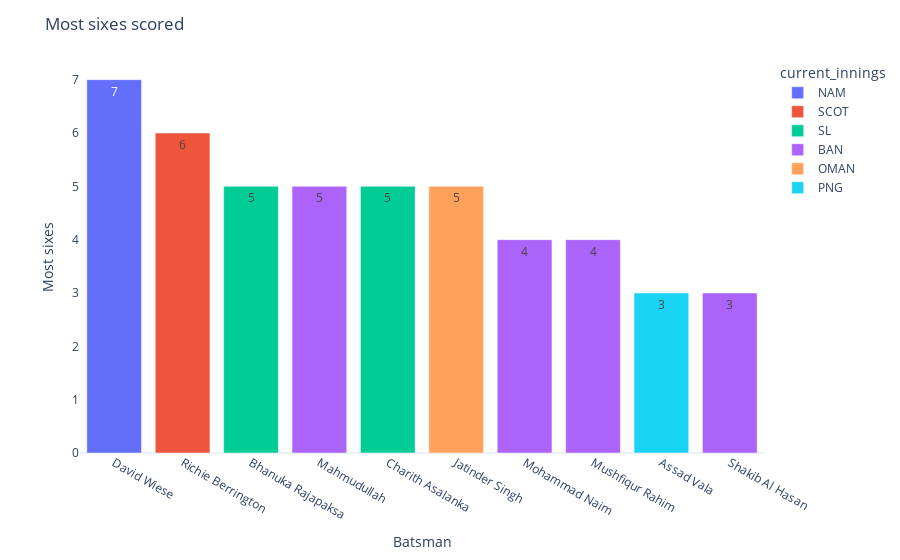

Notebook cell for this chart:
### Code cell
plot_batting_chart('Most sixes scored', 'sixes', 'Most sixes')

### Figure 1 — Plotly figure (JSON) as saved in the notebook; plotly's stock layout.template omitted (floating-point values rounded to 4 significant figures)
{"data": [{"alignmentgroup": "True", "hovertemplate": "current_innings=NAM<br>fullName=%{x}<br>Most sixes=%{text}<extra></extra>", "legendgroup": "NAM", "marker": {"color": "#636efa", "pattern": {"shape": ""}}, "name": "NAM", "offsetgroup": "NAM", "orientation": "v", "showlegend": true, "text": [7], "textposition": "auto", "type": "bar", "x": ["David Wiese"], "xaxis": "x", "y": [7], "yaxis": "y"}, {"alignmentgroup": "True", "hovertemplate": "current_innings=SCOT<br>fullName=%{x}<br>Most sixes=%{text}<extra></extra>", "legendgroup": "SCOT", "marker": {"color": "#EF553B", "pattern": {"shape": ""}}, "name": "SCOT", "offsetgroup": "SCOT", "orientation": "v", "showlegend": true, "text": [6], "textposition": "auto", "type": "bar", "x": ["Richie Berrington"], "xaxis": "x", "y": [6], "yaxis": "y"}, {"alignmentgroup": "True", "hovertemplate": "current_innings=SL<br>fullName=%{x}<br>Most sixes=%{text}<extra></extra>", "legendgroup": "SL", "marker": {"color": "#00cc96", "pattern": {"shape": ""}}, "name": "SL", "offsetgroup": "SL", "orientation": "v", "showlegend": true, "text": [5, 5], "textposition": "auto", "type": "bar", "x": ["Bhanuka Rajapaksa", "Charith Asalanka"], "xaxis": "x", "y": [5, 5], "yaxis": "y"}, {"alignmentgroup": "True", "hovertemplate": "current_innings=BAN<br>fullName=%{x}<br>Most sixes=%{text}<extra></extra>", "legendgroup": "BAN", "marker": {"color": "#ab63fa", "pattern": {"shape": ""}}, "name": "BAN", "offsetgroup": "BAN", "orientation": "v", "showlegend": true, "text": [5, 4, 4, 3], "textposition": "auto", "type": "bar", "x": ["Mahmudullah", "Mohammad Naim", "Mushfiqur Rahim", "Shakib Al Hasan"], "xaxis": "x", "y": [5, 4, 4, 3], "yaxis": "y"}, {"alignmentgroup": "True", "hovertemplate": "current_innings=OMAN<br>fullName=%{x}<br>Most sixes=%{text}<extra></extra>", "legendgroup": "OMAN", "marker": {"color": "#FFA15A", "pattern": {"shape": ""}}, "name": "OMAN", "offsetgroup": "OMAN", "orientation": "v", "showlegend": true, "text": [5], "textposition": "auto", "type": "bar", "x": ["Jatinder Singh"], "xaxis": "x", "y": [5], "yaxis": "y"}, {"alignmentgroup": "True", "hovertemplate": "current_innings=PNG<br>fullName=%{x}<br>Most sixes=%{text}<extra></extra>", "legendgroup": "PNG", "marker": {"color": "#19d3f3", "pattern": {"shape": ""}}, "name": "PNG", "offsetgroup": "PNG", "orientation": "v", "showlegend": true, "text": [3], "textposition": "auto", "type": "bar", "x": ["Assad Vala"], "xaxis": "x", "y": [3], "yaxis": "y"}], "layout": {"barmode": "relative", "legend": {"title": {"text": "current_innings"}, "tracegroupgap": 0}, "margin": {"t": 60}, "title": {"text": "Most sixes scored"}, "xaxis": {"anchor": "y", "categoryarray": ["David Wiese", "Richie Berrington", "Bhanuka Rajapaksa", "Mahmudullah", "Charith Asalanka", "Jatinder Singh", "Mohammad Naim", "Mushfiqur Rahim", "Assad Vala", "Shakib Al Hasan"], "categoryorder": "array", "domain": [0, 1], "showgrid": false, "title": {"text": "Batsman"}}, "yaxis": {"anchor": "x", "domain": [0, 1], "showgrid": false, "title": {"text": "Most sixes"}}}}
